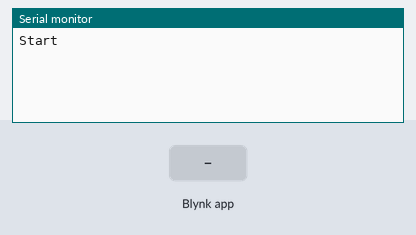
Bench run of a sketch on a simulated ESP8266 (NodeMCU). Shown: the last lines printed to the serial monitor. The test bench sets the inputs (shaded band). WiFi joins after 1.5 s; servers stay silent unless stated.

Above: at 3.0 s.
3.1 s: Blynk app writes 1 to V0
At 3.9 s:
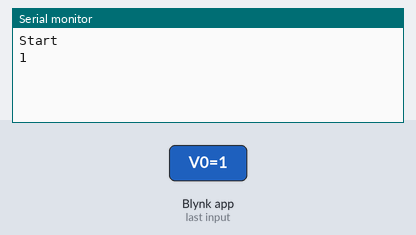
4.6 s: Blynk app writes 0 to V0
At 5.1 s:
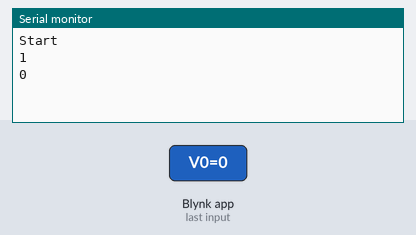
6.1 s: Blynk app writes 200 to V0
At 7.4 s:
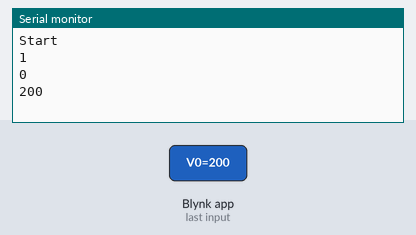

Measured:
- after the input at 3.1 s, the serial monitor: prints a new line at once (image 1)
- after the input at 4.6 s, the serial monitor: prints a new line at once (image 2)
- after the input at 6.1 s, the serial monitor: prints a new line at once (image 3)

The sketch:

sample-Blynk-in.ino
```cpp
#include <ESP8266WiFi.h>
#include <BlynkSimpleEsp8266.h>

char blynkAuthToken[] = "BLYNKTOKEN";
char toSSID[] = "SSID";
char ssidPASSWD[] = "PASSWORD";

void setup() {
  Serial.begin(115200);
  Serial.println("\nStart\n");

  Blynk.begin(blynkAuthToken, toSSID, ssidPASSWD);
}

// Appからの入力でコールバックされる関数
BLYNK_WRITE(V0)
{
  String val = param.asString();
  Serial.println(val);
}

void loop() {
  Blynk.run();
}
```
